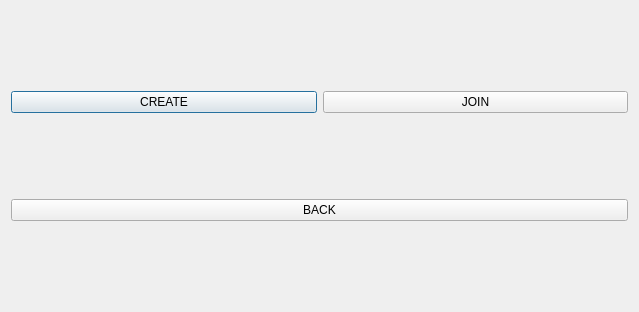
<?xml version="1.0" encoding="UTF-8"?>
<ui version="4.0">
 <class>WarChoose</class>
 <widget class="QDialog" name="WarChoose">
  <property name="geometry">
   <rect>
    <x>0</x>
    <y>0</y>
    <width>639</width>
    <height>312</height>
   </rect>
  </property>
  <property name="windowTitle">
   <string>Dialog</string>
  </property>
  <layout class="QVBoxLayout" name="verticalLayout">
   <item>
    <layout class="QHBoxLayout" name="horizontalLayout">
     <item>
      <widget class="QPushButton" name="create_choose_button">
       <property name="text">
        <string>CREATE</string>
       </property>
      </widget>
     </item>
     <item>
      <widget class="QPushButton" name="join_choose_button">
       <property name="text">
        <string>JOIN</string>
       </property>
      </widget>
     </item>
    </layout>
   </item>
   <item>
    <widget class="QPushButton" name="back_choose_button">
     <property name="text">
      <string>BACK</string>
     </property>
    </widget>
   </item>
  </layout>
 </widget>
 <resources/>
 <connections/>
</ui>
